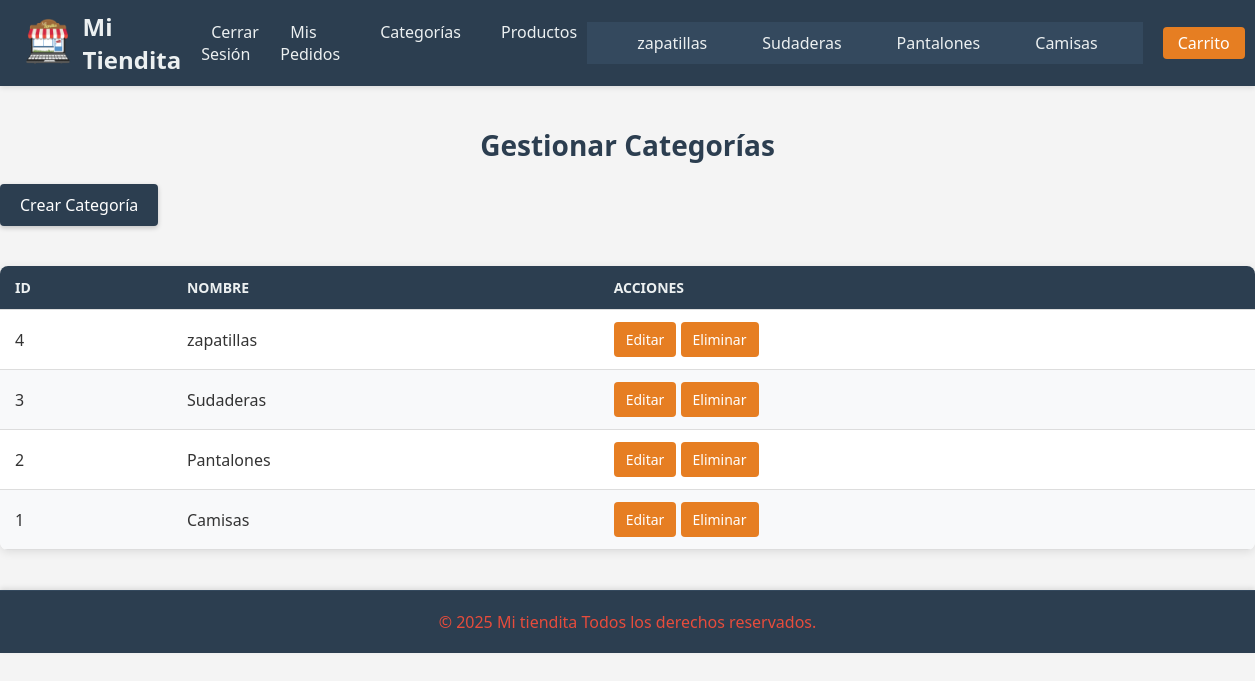
Screenshot of /Categoria/index (signed in) with the database file from the repository.
### tables this page shows
CREATE TABLE `categorias` (
  `id` int(255) NOT NULL,
  `nombre` varchar(100) NOT NULL
);

### src/lib/Pages.php (called while the page is built, shortened)
<?php
class Pages{
public function render(string $pageName, array $params = null):void{
    if ($params !=null){
        foreach ($params as $name =>$value){$$name=$value;}}$arriba =dirname(__DIR__,1);
        require_once $arriba."/views/layout/header.php";
        require_once $arriba . "/views/$pageName.php";
        require_once $arriba."/views/layout/footer.php";
    }
}

### src/controllers/CategoriaController.php (called while the page is built, shortened)
<?php
class CategoriaController {
    private Pages $pages;
    public function __construct() {
        $this->pages = new Pages();
    }
    public function index(): void {
        $categoria = new Categoria();
        $categorias = $categoria->getAll();
        $this->pages->render("categoria/index", ["categorias" => $categorias]);
    }
}

### src/Routes/Routes.php (called while the page is built, shortened)
<?php
class Routes
{
    public static function index(){
        Router::add('GET', '/Categoria/index', function (){
            return (new CategoriaController())->index();
        });
        Router::dispatch();
    }
}

### src/init.php (called while the page is built, shortened)
<?php
Routes::index();
?>

### public/index.php (called while the page is built)
<?php
require_once '../src/init.php';

### src/lib/BaseDatos.php (called while the page is built, shortened)
<?php
class BaseDatos extends PDO{
    public function __construct(
        private string $tipo_de_base = "mysql",
        private string $servidor = SERVIDOR,
        private string $usuario = USUARIO,
        private string $password = PASSWORD,
        private string $baseDatos = BASE_DATOS) {
        try {
            $opciones = array(
                PDO::MYSQL_ATTR_INIT_COMMAND => "SET NAMES utf8",
                PDO::MYSQL_ATTR_FOUND_ROWS => true
            );
        }
        catch (PDOException $e) {
            echo "Ha surgido un error y no se puede conectar a la base de datos: " . $e->getMessage();
            exit;
        }
    }
}

### src/models/Categoria.php (called while the page is built, shortened)
<?php
class Categoria {
    private BaseDatos $bd;
    public function __construct() {
        $this->bd = new BaseDatos();
    }
    public function getAll(): bool|\PDOStatement{
        try {
            return $this->bd->query("SELECT * FROM categorias ORDER BY id DESC");
        } catch (PDOException $e) {
            echo "Ha surgido un error y no se puede conectar a la base de datos: " . $e->getMessage();
            return false;
        }
    }
    public static function obtenerCategorias(): bool|\PDOStatement {
        $categoria = new Categoria();
        return $categoria->getAll();
    }
}

### src/views/categoria/index.php (the view, shortened to what this page needs)
<h1>Gestionar Categorías</h1>
<a href="<?=base_url?>Categoria/crear" class="btn-crear">Crear Categoría</a>
<?php $categorias = Categoria::obtenerCategorias(); ?>
<table class="tabla-categorias">
    <thead>
        <tr>
            <th>ID</th>
            <th>Nombre</th>
            <th>Acciones</th>
        </tr>
    </thead>
    <tbody>
        <?php if ($categorias): ?>
            <?php while ($cat = $categorias->fetch(PDO::FETCH_OBJ)): ?>
                <tr>
                    <td><?= htmlspecialchars($cat->id) ?></td>
                    <td><?= htmlspecialchars($cat->nombre) ?></td>
                    <td class="acciones">
                        <a href="<?=base_url?>Categoria/editar/<?=$cat->id?>" class="btn-editar">Editar</a>
                        <a href="<?=base_url?>Categoria/confirmEliminar/<?=$cat->id?>" class="btn-eliminar">Eliminar</a>
                    </td>
                </tr>
            <?php endwhile; ?>
        <?php else: ?>
            <tr>
                <td colspan="3">No hay categorías disponibles.</td>
            </tr>
        <?php endif; ?>
    </tbody>
</table>

### src/views/layout/header.php (shortened to what this page needs)
<html lang="es">
<head>
    <link rel="stylesheet" href="<?=base_url?>styles/style.css">
</head>
<body>
<header id="header">
    <div id="logo">
        <img src="<?=base_url?>images/logo.png" id="logo" alt="logo">
        <a href="<?=base_url?>">Mi Tiendita</a>
    </div>
    <nav>
        <ul>
            <?php if (isset($_SESSION["identity"])): ?>
                <li><a href="<?=base_url?>Usuario/logout/">Cerrar Sesi&oacute;n</a></li>
                <li><a href="<?=base_url?>Pedido/misPedidos">Mis Pedidos</a></li>
                <?php if (isset($_SESSION["admin"])): ?>
                    <li><a href="<?=base_url?>Categoria/index"> Categor&iacute;as</a></li>
                    <li><a href="<?=base_url?>Producto/index"> Productos</a></li>
                <?php endif; ?>
            <?php else: ?>
                <li><a href="<?=base_url?>Usuario/login">Iniciar Sesi&oacute;n</a></li>
                <li><a href="<?=base_url?>Usuario/registro">Registrarse</a></li>
            <?php endif; ?>
        </ul>
    </nav>
    <?php $categorias = Categoria::obtenerCategorias(); ?>
    <nav id="menu_cat">
        <ul>
            <?php while ($cat = $categorias->fetch(PDO::FETCH_OBJ)): ?>
                <li><a href="<?=base_url?>Categoria/ver/<?=$cat->id?>"><?=$cat->nombre?></a></li>
            <?php endwhile; ?>
        </ul>
    </nav>
        <ul>
            <li><a href="<?=base_url?>Carrito/ver">Carrito <?php if (isset($_SESSION["carrito"])) echo "(".count($_SESSION['carrito']["productos"]).")";?></a></li>
        </ul>
</header>

### public/styles/style.css (style rules this page uses)
body { font-family: 'Segoe UI', Tahoma, Geneva, Verdana, sans-serif; margin: 0; padding: 0; background-color: #f4f4f4; color: #333; }
a { text-decoration: none; color: inherit; }
#header { background-color: #2c3e50; color: #ecf0f1; padding: 10px 20px; display: flex; justify-content: space-between; align-items: center; box-shadow: 0 2px 5px rgba(0, 0, 0, 0.1); }
#logo { display: flex; align-items: center; }
#logo img { height: 50px; margin-right: 10px; }
#logo a { font-size: 24px; font-weight: bold; color: #ecf0f1; }
nav ul { list-style: none; margin: 0; padding: 0; display: flex; }
nav ul li { margin-left: 20px; }
nav ul li a { font-size: 16px; color: #ecf0f1; padding: 5px 10px; transition: background-color 0.3s ease; }
#menu_cat { background-color: #34495e; padding: 10px 20px; }
#menu_cat ul { display: flex; justify-content: center; list-style: none; margin: 0; padding: 0; }
#menu_cat ul li { margin: 0 15px; }
#menu_cat ul li a { color: #ecf0f1; font-size: 14px; padding: 5px 10px; transition: background-color 0.3s ease; }
h1 { text-align: center; color: #2c3e50; font-size: 28px; margin-bottom: 20px; }
#header ul { list-style: none; margin: 0; padding: 0; display: flex; }
#header ul li { margin-left: 20px; }
#header ul li a { font-size: 16px; color: #ecf0f1; padding: 5px 10px; transition: background-color 0.3s ease; }
#header ul li a[href*="Carrito"] { background-color: #e67e22; padding: 5px 15px; border-radius: 4px; color: #fff; }
table { width: 100%; border-collapse: collapse; margin: 20px 0; background-color: #fff; box-shadow: 0 2px 10px rgba(0, 0, 0, 0.1); border-radius: 8px; overflow: hidden; }
table th, table td { padding: 12px 15px; text-align: left; }
table th { background-color: #2c3e50; color: #ecf0f1; font-weight: bold; text-transform: uppercase; font-size: 14px; }
table tr { border-bottom: 1px solid #dddddd; }
table tr:nth-child(even) { background-color: #f8f9fa; }
table td a { display: inline-block; padding: 8px 12px; background-color: #e67e22; color: #fff; text-decoration: none; border-radius: 4px; font-size: 14px; transition: background-color 0.3s ease; }
h1 { font-size: 24px; color: #2c3e50; text-align: center; margin-top: 40px; }
.btn-crear { display: inline-block; padding: 10px 20px; background-color: #2c3e50; color: #fff; text-decoration: none; border-radius: 4px; font-size: 16px; margin-bottom: 20px; transition: background-color 0.3s ease, transform 0.2s ease; box-shadow: 0 2px 5px rgba(0, 0, 0, 0.2); }

### rows the page displays
categorias: nombre "zapatillas", id "4"
categorias: nombre "Sudaderas", id "3"
categorias: nombre "Pantalones", id "2"
categorias: nombre "Camisas", id "1"
